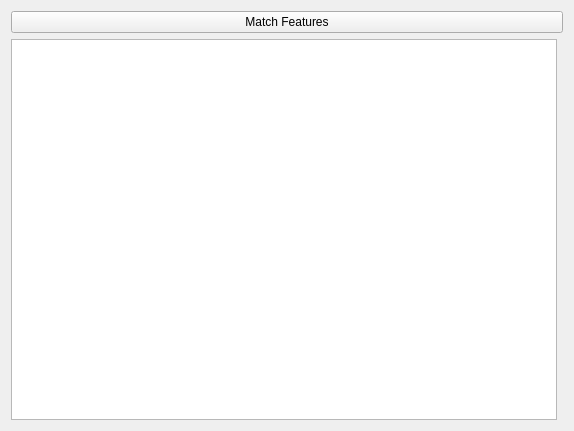
<?xml version="1.0" encoding="UTF-8"?>
<ui version="4.0">
 <class>FeatureMatchingTab</class>
 <widget class="QWidget" name="FeatureMatchingTab">
  <property name="geometry">
   <rect>
    <x>0</x>
    <y>0</y>
    <width>574</width>
    <height>431</height>
   </rect>
  </property>
  <property name="windowTitle">
   <string>Form</string>
  </property>
  <layout class="QVBoxLayout" name="verticalLayout_2">
   <item>
    <layout class="QVBoxLayout" name="verticalLayout">
     <item>
      <widget class="QPushButton" name="matchFeatures">
       <property name="text">
        <string>Match Features</string>
       </property>
      </widget>
     </item>
     <item>
      <layout class="QHBoxLayout" name="horizontalLayout">
       <item>
        <widget class="QListWidget" name="matchesListWidget"/>
       </item>
       <item>
        <widget class="CVImageWidget" name="cvImageWidget" native="true"/>
       </item>
      </layout>
     </item>
    </layout>
   </item>
  </layout>
 </widget>
 <customwidgets>
  <customwidget>
   <class>CVImageWidget</class>
   <extends>QWidget</extends>
   <header>cvimagewidget.h</header>
   <container>1</container>
  </customwidget>
 </customwidgets>
 <resources/>
 <connections/>
</ui>
